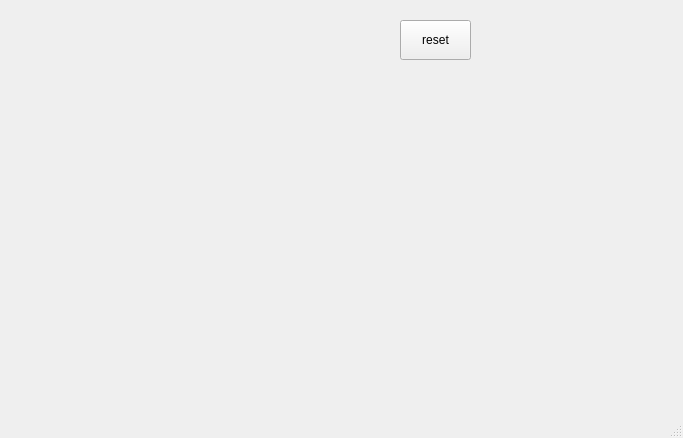
<?xml version="1.0" encoding="UTF-8"?>
<ui version="4.0">
 <class>MainWindow</class>
 <widget class="QMainWindow" name="MainWindow">
  <property name="geometry">
   <rect>
    <x>0</x>
    <y>0</y>
    <width>683</width>
    <height>438</height>
   </rect>
  </property>
  <property name="windowTitle">
   <string>MainWindow</string>
  </property>
  <widget class="QWidget" name="centralwidget">
   <widget class="QPushButton" name="pb">
    <property name="geometry">
     <rect>
      <x>400</x>
      <y>20</y>
      <width>71</width>
      <height>40</height>
     </rect>
    </property>
    <property name="text">
     <string>reset</string>
    </property>
    <property name="iconSize">
     <size>
      <width>40</width>
      <height>40</height>
     </size>
    </property>
   </widget>
  </widget>
  <widget class="QMenuBar" name="menubar">
   <property name="geometry">
    <rect>
     <x>0</x>
     <y>0</y>
     <width>683</width>
     <height>21</height>
    </rect>
   </property>
  </widget>
  <widget class="QStatusBar" name="statusbar"/>
 </widget>
 <resources/>
 <connections/>
</ui>
